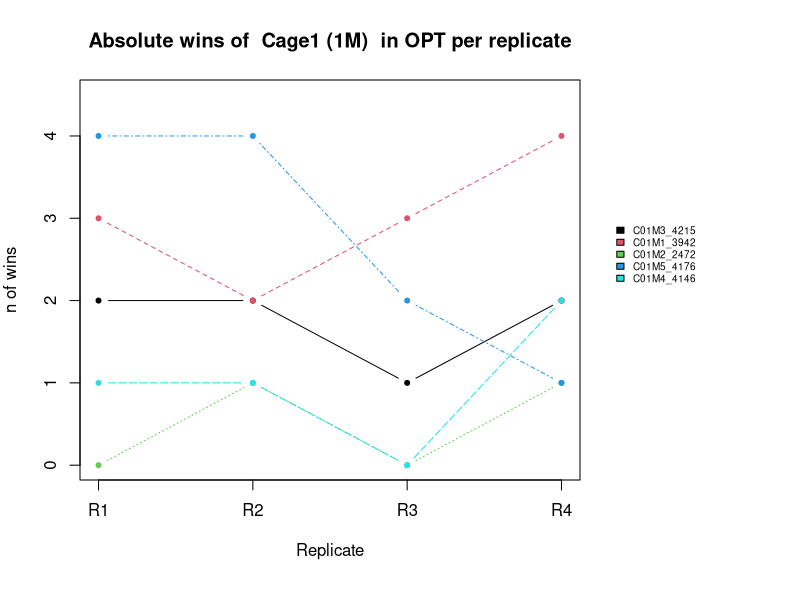
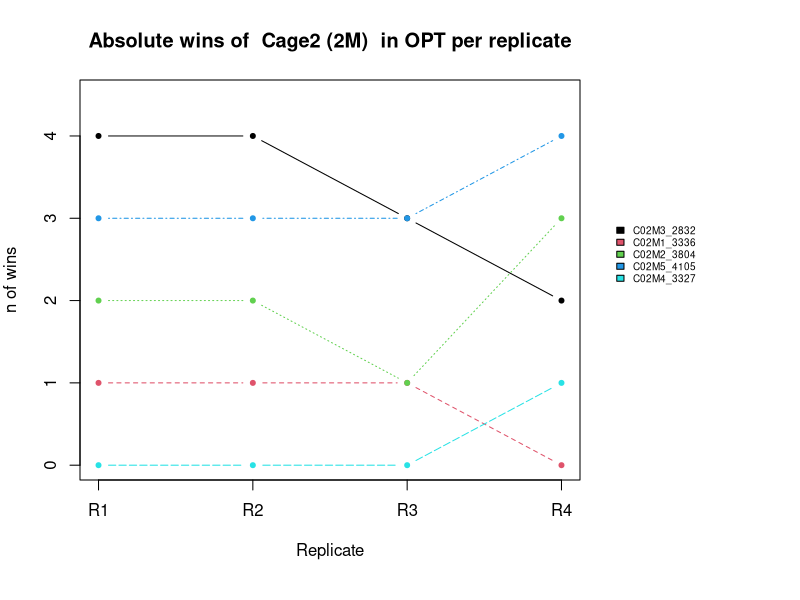
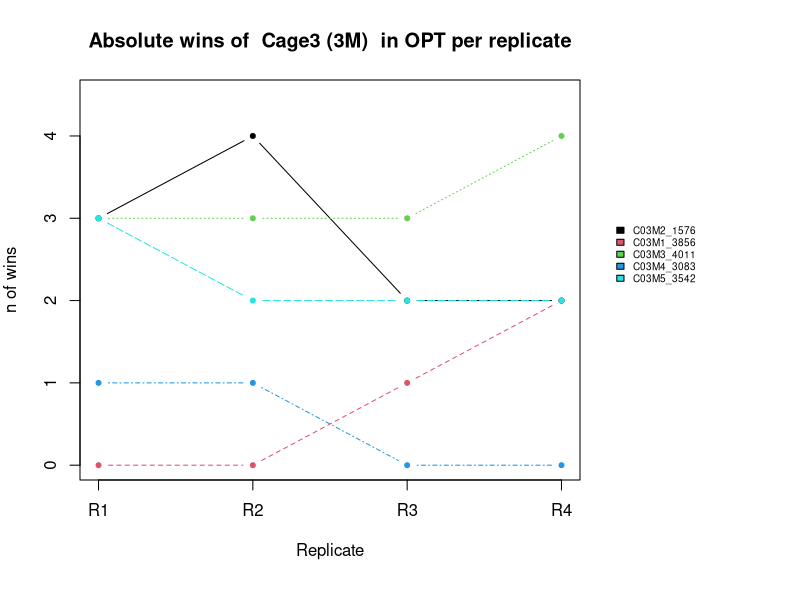
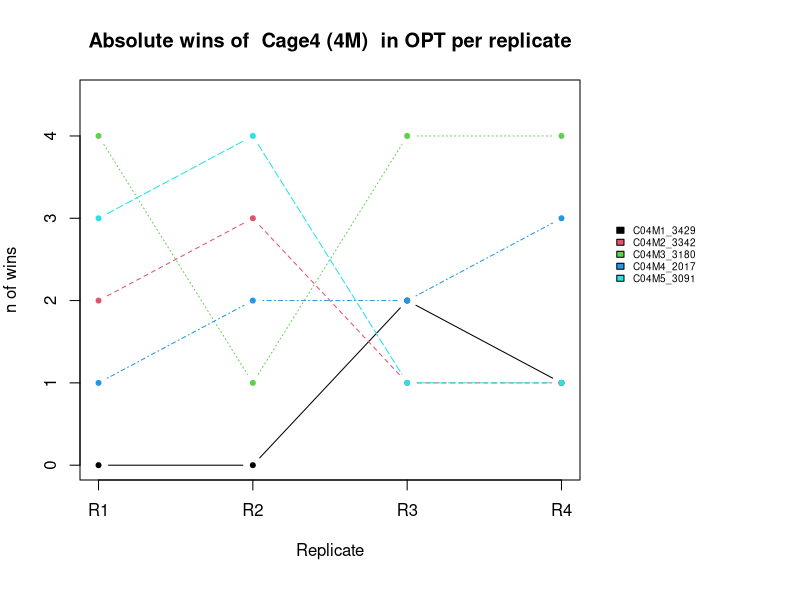
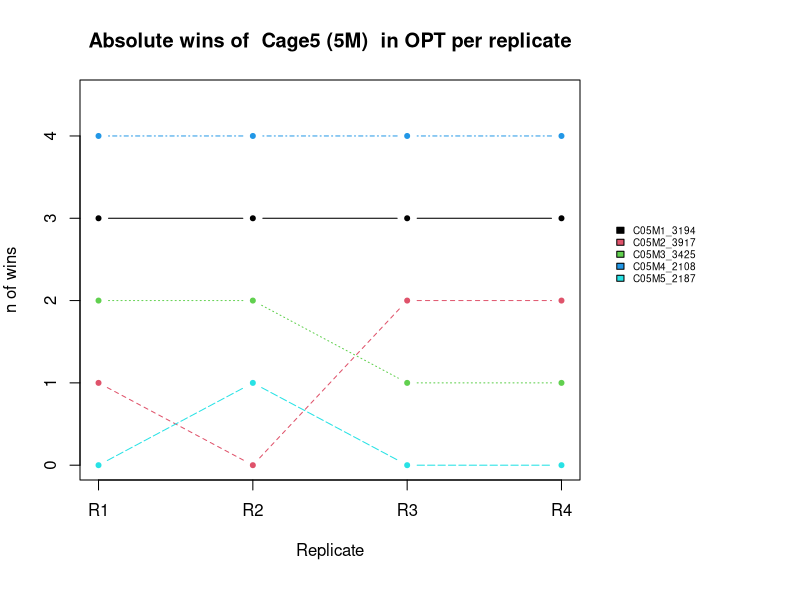
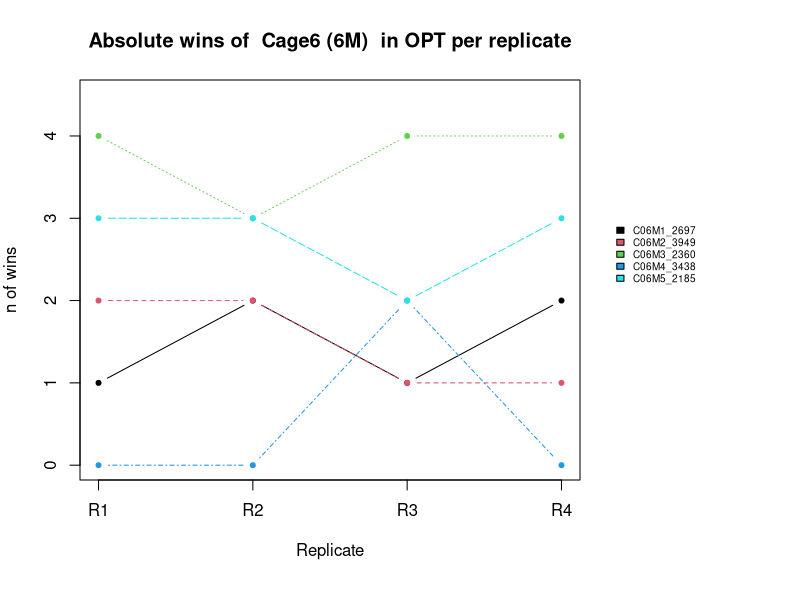
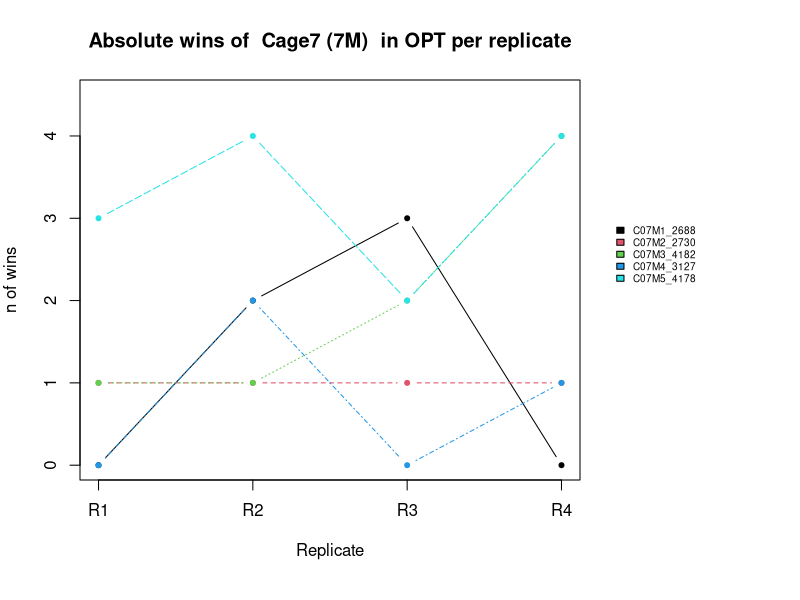
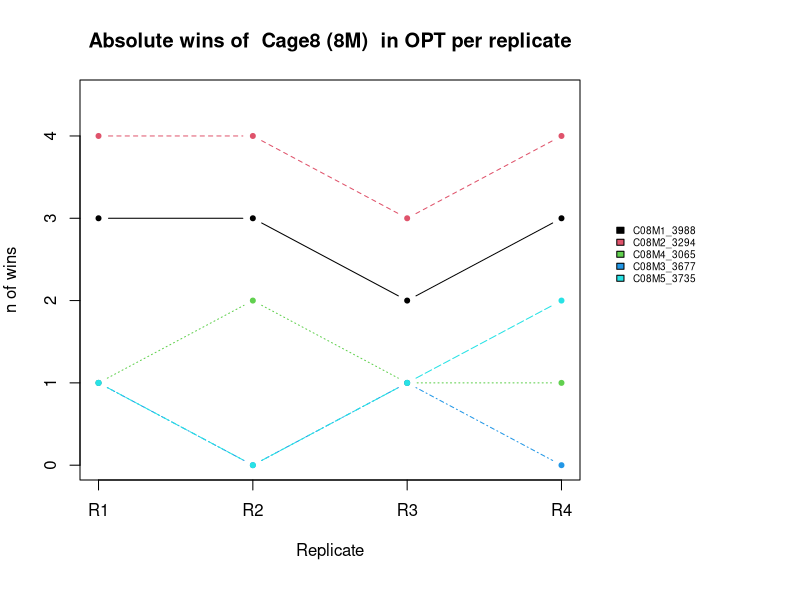

Reproduce these figures in R, in order.
## Plotting script 2.0 (prettier and tidyer) ##

setwd("~/Documents/PhD 2020/ZiBA:BeHo 2020/Data analysis/Tube test data analysis/R_input_files")
tube_test_wins = read.csv("Mice-full-overview.csv", header = TRUE)

# placing NA for dead mice (C8 mouse 3065, C16 mouse 3183, C7 mouse 2730, C3 mouse 3083, C1 mouse 4176)

tube_test_wins[76, c(32:45,48:49)] = NA
tube_test_wins[38, c(32:45,48:49)] = NA
tube_test_wins[32, c(32:45,48:49)] = NA
tube_test_wins[14, c(32:45,48:49)] = NA
tube_test_wins[4,c(28:45,47:49)] = NA


par(mar=c(6,4,4,11), xpd=TRUE)
## Loop creating plots for the absolute wins per cage in the 4 replicates of OPT

opt_wins <- tube_test_wins[,c(1,5, 11:17)]

## For saving the plots ##
#pdf("Results/OPT R1-R4.pdf", width = 7, height = 10)
#par(mar=c(6,4,4,9), xpd=TRUE, mfrow = c(2,1))

i<-1
while (i!=81){
  matplot(t(opt_wins[c(i:(i+4)),c(3:6)]),type="b",xaxt = "n",xlab = "Replicate", ylab= "n of wins", ylim = c(0,4.5), pch=20)
  axis(1,at =c(1,2,3,4),labels=c("R1","R2","R3","R4"))
  nn <- 5
  legend(x= 4.3, y=3, opt_wins$Name[i:(i+4)], col=seq_len(nn), cex=0.6,fill=seq_len(nn),  bty= "n", xpd=TRUE)    
  title(paste("Absolute wins of ", opt_wins$Cage[i], " in OPT per replicate"))
  i<-i+5
}
#dev.off()

 
## Loop creating plots for the absolute wins per cage in the 5 replicates of FMT ##

fmt_wins <- tube_test_wins[,c(1,5, 36:38,40:41)]

#pdf("Results/FMT R1-R5.pdf", width = 7, height = 10)
#par(mar=c(6,4,4,9), xpd=TRUE, mfrow=c(2,1))
i<-1
while (i!=81){
  matplot(t(fmt_wins[c(i:(i+4)),c(3:7)]),type="b",xaxt = "n",xlab = "Replicate", ylab= "n of wins", ylim = c(0,4.5), pch=20)
  axis(1,at =c(1,2,3,4,5),labels=c("R1","R2","R3","R4","R5"))
  nn <- 5
  legend(x= 5.3, y=3, fmt_wins$Name[i:(i+4)], col=seq_len(nn), cex=0.6, fill=seq_len(nn), bty= "n", xpd=TRUE)    
  title(paste("Absolute wins of ", fmt_wins$Cage[i], " in FMT per replicate"))
  i<-i+5
}
#dev.off()

## Loop creating plots for the absolute wins per cage in the last 3 replicates of FMT ##

#pdf("Results/FMT R3-R5.pdf", width = 7, height = 10)
#par(mar=c(6,4,4,9), xpd=TRUE, mfrow=c(2,1))
i<-1
while (i!=81){
  matplot(t(fmt_wins[c(i:(i+4)),c(5:7)]),type="b",xaxt = "n",xlab = "Replicate", ylab= "n of wins", ylim = c(0,4.5), pch=20)
  axis(1,at =c(1,2,3),labels=c("R3","R4","R5"))
  nn <- 5
  legend(x=3.2, y=3, fmt_wins$Name[i:(i+4)], col=seq_len(nn),cex=0.6,fill=seq_len(nn), bty= "n", xpd= TRUE)    
  title(paste("Absolute wins of ", fmt_wins$Cage[i], " in FMT, replicates R3, R4, R5"))
  i<-i+5
}
#dev.off()

## averages of wins per treatment  ##

avg_wins <- tube_test_wins[,c(1,5, 15, 22, 46:49)]
avg_wins$Cage <- factor(avg_wins$Cage, levels=unique(avg_wins$Cage)) #to keep the order of the cages
avg_wins_by_cage= split(avg_wins, avg_wins$Cage)

par(mar=c(5,4,4,9), xpd=TRUE)

#pdf("Results/Treatments.pdf", width = 7, height = 10)
#par(mar=c(6,4,4,9), xpd=TRUE, mfrow=c(2,1))

for (i in avg_wins_by_cage){
  matplot(t(i[,c(3:8)]),type="b", ,xaxt = "n", ylab="Mean wins",pch=20, ylim=c(0,4))
  axis(1,at =c(1,2,3,4,5,6),labels=c("OPT", "HEAT", "COLD", "DIET", "ANTI", "FMT"))
  nn <- 5
  legend(x= 6.4, y=3, cex=0.55, i$Name, col=seq_len(nn), fill=seq_len(nn), bty= "n", xpd=TRUE)    
  title(paste("Average wins of each mouse of ", i$Cage[1], " per treatment"))
}
#dev.off()
